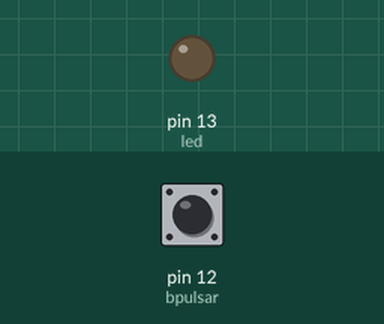
Bench run of a sketch on a simulated Arduino Uno, built with avr-gcc and run on an emulated ATmega328P. Parts: output pins drawn as LEDs (lit = HIGH). The inputs (shaded band) are chosen by the test bench; at power-on: pin 12 (bpulsar) LOW.

Above: at 1.2 s.
1.3 s: pin 12 (bpulsar) pulled HIGH for 0.15 s
At 1.37 s:
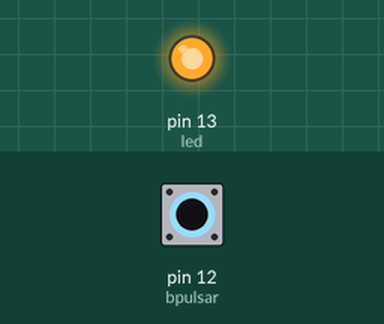
2.9 s: pin 12 (bpulsar) pulled HIGH for 3.2 s
At 6.4 s:
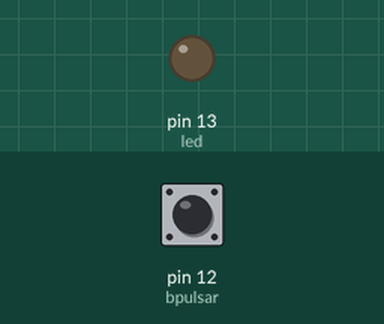
Timing chart, 0 to 7.9 s (numbered marks = the images above; inputs shaded):
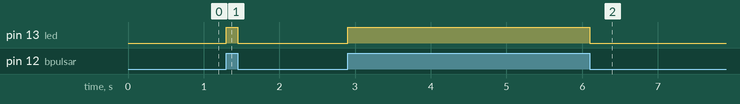

The sketch:

ejemplo_pulsador.ino
```cpp
const int led =13; // indica que el led está conectado al pin 2
const int bpulsar =12;
int boton;  // // se declara la variable boton
void setup() {
       pinMode(bpulsar,INPUT); // se declara el pin 12 como entrada
       pinMode(led, OUTPUT);   // se declara el pin 2 como salida
}
void loop() {
       boton=digitalRead(bpulsar);  //se asigna a la variable “boton” el valor del pin 12
       digitalWrite(led,boton);     // // el led se enciende o no de acuerdo al valor del push button
}
```

Measured:
- after the input at 1.3 s, pin 13 (led): LOW → HIGH at once, → LOW 0.15 s later
- after the input at 2.9 s, pin 13 (led): LOW → HIGH at once, → LOW 3.2 s later
